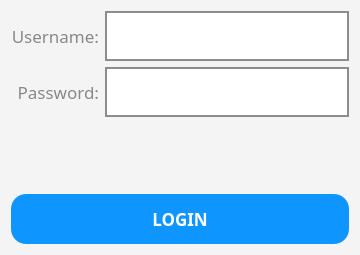
<?xml version="1.0" encoding="UTF-8"?>
<ui version="4.0">
 <class>LoginDialog</class>
 <widget class="QDialog" name="LoginDialog">
  <property name="geometry">
   <rect>
    <x>0</x>
    <y>0</y>
    <width>360</width>
    <height>255</height>
   </rect>
  </property>
  <property name="minimumSize">
   <size>
    <width>360</width>
    <height>225</height>
   </size>
  </property>
  <property name="maximumSize">
   <size>
    <width>465</width>
    <height>255</height>
   </size>
  </property>
  <property name="windowTitle">
   <string>Login</string>
  </property>
  <property name="styleSheet">
   <string notr="true">background-color:rgb(244,244,244);</string>
  </property>
  <layout class="QGridLayout" name="gridLayout_2" rowstretch="9,0,0">
   <item row="2" column="0">
    <widget class="QPushButton" name="btnLogin">
     <property name="sizePolicy">
      <sizepolicy hsizetype="Expanding" vsizetype="Minimum">
       <horstretch>0</horstretch>
       <verstretch>0</verstretch>
      </sizepolicy>
     </property>
     <property name="maximumSize">
      <size>
       <width>16777215</width>
       <height>16777215</height>
      </size>
     </property>
     <property name="cursor">
      <cursorShape>PointingHandCursor</cursorShape>
     </property>
     <property name="styleSheet">
      <string notr="true">QPushButton
{
    font-family:Microsoft Yahei;
    font:17px;
    color:white;
    background-color:rgb(14 , 150 , 254);
    border-radius:15px;
	font-weight:500;
    height:40px;
	padding-top:5px;
	padding-bottom:5px;
}

QPushButton:hover
{
    background-color:rgb(44 , 137 , 255);
}

QPushButton:pressed
{
    background-color:rgb(14 , 135 , 228);
}</string>
     </property>
     <property name="text">
      <string>LOGIN</string>
     </property>
    </widget>
   </item>
   <item row="1" column="0">
    <spacer name="verticalSpacer">
     <property name="orientation">
      <enum>Qt::Vertical</enum>
     </property>
     <property name="sizeType">
      <enum>QSizePolicy::MinimumExpanding</enum>
     </property>
     <property name="sizeHint" stdset="0">
      <size>
       <width>20</width>
       <height>40</height>
      </size>
     </property>
    </spacer>
   </item>
   <item row="0" column="0">
    <layout class="QGridLayout" name="gridLayout">
     <item row="1" column="1">
      <widget class="QLineEdit" name="lineEditPassword">
       <property name="sizePolicy">
        <sizepolicy hsizetype="Expanding" vsizetype="MinimumExpanding">
         <horstretch>0</horstretch>
         <verstretch>0</verstretch>
        </sizepolicy>
       </property>
       <property name="maximumSize">
        <size>
         <width>16777215</width>
         <height>50</height>
        </size>
       </property>
       <property name="font">
        <font>
         <family>Microsoft Yahei</family>
         <pointsize>-1</pointsize>
         <weight>75</weight>
         <italic>false</italic>
         <bold>true</bold>
        </font>
       </property>
       <property name="focusPolicy">
        <enum>Qt::ClickFocus</enum>
       </property>
       <property name="styleSheet">
        <string notr="true">border:1.5px solid rgb(141,141,141);
font-family:Microsoft Yahei;
font:17px;
font-weight:600;
background-color:white;
padding-top:5px;
padding-bottom:5px;</string>
       </property>
       <property name="inputMethodHints">
        <set>Qt::ImhHiddenText</set>
       </property>
       <property name="alignment">
        <set>Qt::AlignCenter</set>
       </property>
       <property name="placeholderText">
        <string/>
       </property>
      </widget>
     </item>
     <item row="1" column="0">
      <widget class="QLabel" name="labelPassword">
       <property name="styleSheet">
        <string notr="true">font-family:Microsoft Yahei;
font:17px;
color:#888888;</string>
       </property>
       <property name="text">
        <string>Password:</string>
       </property>
       <property name="alignment">
        <set>Qt::AlignRight|Qt::AlignTrailing|Qt::AlignVCenter</set>
       </property>
      </widget>
     </item>
     <item row="0" column="0">
      <widget class="QLabel" name="labelUsername">
       <property name="styleSheet">
        <string notr="true">font-family:Microsoft Yahei;
font:17px;
color:#888888;</string>
       </property>
       <property name="text">
        <string>Username:</string>
       </property>
       <property name="alignment">
        <set>Qt::AlignRight|Qt::AlignTrailing|Qt::AlignVCenter</set>
       </property>
      </widget>
     </item>
     <item row="0" column="1">
      <widget class="QLineEdit" name="lineEditUsername">
       <property name="sizePolicy">
        <sizepolicy hsizetype="Expanding" vsizetype="MinimumExpanding">
         <horstretch>0</horstretch>
         <verstretch>0</verstretch>
        </sizepolicy>
       </property>
       <property name="maximumSize">
        <size>
         <width>16777215</width>
         <height>50</height>
        </size>
       </property>
       <property name="font">
        <font>
         <family>Microsoft Yahei</family>
         <pointsize>-1</pointsize>
         <weight>75</weight>
         <italic>false</italic>
         <bold>true</bold>
        </font>
       </property>
       <property name="styleSheet">
        <string notr="true">border:1.5px solid rgb(141,141,141);
font-family:Microsoft Yahei;
font:17px;
font-weight:600;
background-color:white;
padding-top:5px;
padding-bottom:5px;</string>
       </property>
       <property name="alignment">
        <set>Qt::AlignCenter</set>
       </property>
       <property name="placeholderText">
        <string/>
       </property>
      </widget>
     </item>
    </layout>
   </item>
  </layout>
 </widget>
 <resources/>
 <connections/>
</ui>
